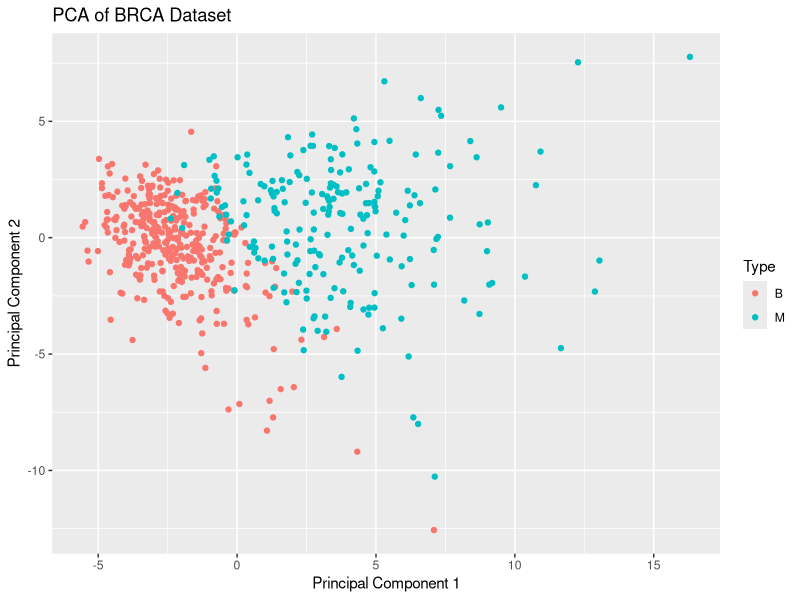
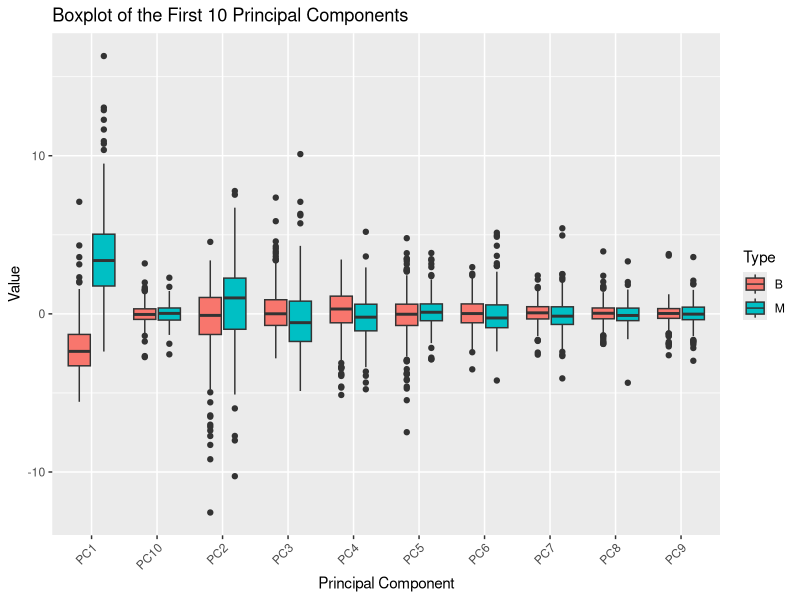

Write R code to recreate these figures, in order. (Note: this script raises an error after producing the figures.)
#All of the libraries we need
options(digits = 3)
library(matrixStats)
library(tidyverse)
library(caret)
library(dslabs)
data(brca)
library(gam)

#Section 1: Outlining all dimensions and properties
#number of samples
num_samples <- nrow(brca$x)
#number of predictors
num_predictors <- ncol(brca$x)
#proportion of malignant
prop_malignant <- mean(brca$y == "M")
#column number highest mean
highest_mean_col <- which.max(colMeans(brca$x))
#column number lowest standard deviation
lowest_sd_col <- which.min(colSds(brca$x))


#scaled the matrix using sweep
scaled_x <- sweep(brca$x, 2, colMeans(brca$x), "-")
scaled_x <- sweep(scaled_x, 2, colSds(brca$x), "/")

#standard deviation of the first column after scaling
sd_first_col <- sd(scaled_x[, 1])
#median value of the first column after scaling
median_first_col <- median(scaled_x[, 1])

#Section 2: do PCA
#scaled matrix
scaled_x <- sweep(brca$x, 2, colMeans(brca$x), "-")
scaled_x <- sweep(scaled_x, 2, colSds(brca$x), "/")

#do PCA on matrix
pca_result <- prcomp(scaled_x, center = TRUE, scale. = TRUE)

#proportion of variance explained by the first principal component
prop_variance_explained <- pca_result$sdev^2 / sum(pca_result$sdev^2)
prop_variance_explained_pc1 <- prop_variance_explained[1]

#number of principal components required to explain at least 90% of the variance
cumulative_variance_explained <- cumsum(prop_variance_explained)
num_pcs_90_var <- which(cumulative_variance_explained >= 0.90)[1]

#plot the first two principal components with color representing tumor type
pca_data <- data.frame(pca_result$x[, 1:2], Type = brca$y)
ggplot(pca_data, aes(x = PC1, y = PC2, color = Type)) +
  geom_point() +
  labs(title = "PCA of BRCA Dataset",
       x = "Principal Component 1",
       y = "Principal Component 2")

#create a boxplot of the first 10 PCs grouped by tumor type
pca_data_10pcs <- data.frame(pca_result$x[, 1:10], Type = brca$y)
pca_data_10pcs_melted <- pca_data_10pcs %>%
  pivot_longer(cols = -Type, names_to = "PC", values_to = "Value")

ggplot(pca_data_10pcs_melted, aes(x = PC, y = Value, fill = Type)) +
  geom_boxplot() +
  labs(title = "Boxplot of the First 10 Principal Components",
       x = "Principal Component",
       y = "Value") +
  theme(axis.text.x = element_text(angle = 45, hjust = 1))

#identify PCs with no overlap in IQRs
iqr_diff <- pca_data_10pcs %>%
  group_by(Type) %>%
  summarise(across(starts_with("PC"), ~ IQR(.))) %>%
  pivot_longer(cols = -Type, names_to = "PC", values_to = "IQR") %>%
  spread(Type, IQR) %>%
  mutate(no_overlap = (benign + malignant < abs(median(brca$x[, 1]))))

#which PCS dont overlap IQRs for benign and malignant
no_overlap_pcs <- iqr_diff %>% filter(no_overlap) %>% pull(PC)


#Section 3
#create data partition
set.seed(1)
test_index <- createDataPartition(brca$y, times = 1, p = 0.2, list = FALSE)
test_x <- x_scaled[test_index,]
test_y <- brca$y[test_index]
train_x <- x_scaled[-test_index,]
train_y <- brca$y[-test_index]

#get the proportion of benign sasmples in train and test sets
mean(train_y=="B")
mean(test_y=="B")

#log reg. model
set.seed(1)
log_reg_model <- train(train_x, train_y, method = "glm", family = binomial)
log_reg_predictions <- predict(log_reg_model, test_x)
log_reg_accuracy <- mean(log_reg_predictions == test_y)

#loess model
set.seed(5)
if (!requireNamespace("gam", quietly = TRUE)) {
  install.packages("gam")
}
library(gam)
loess_model <- train(train_x, train_y, method = "gamLoess")

#generate predictions on the test set
loess_predictions <- predict(loess_model, test_x)

#calculate and print the accuracy of the loess model
loess_accuracy <- mean(loess_predictions == test_y)

#Section 4
#train k-nearest neighbors model
set.seed(7)
knn_grid <- expand.grid(k = seq(3, 21, 2))
knn_model <- train(train_x, train_y, method = "knn", tuneGrid = knn_grid)

#generate predictions and calculate accuracy
knn_predictions <- predict(knn_model, test_x)
knn_accuracy <- mean(knn_predictions == test_y)
final_k <- knn_model$bestTune$k

#train random forest model
set.seed(9)
rf_grid <- expand.grid(mtry = c(3, 5, 7, 9))
rf_model <- train(train_x, train_y, method = "rf", tuneGrid = rf_grid, importance = TRUE)

#generate predictions and calculate accuracy
rf_predictions <- predict(rf_model, test_x)
rf_accuracy <- mean(rf_predictions == test_y)
best_mtry <- rf_model$bestTune$mtry
importance <- varImp(rf_model, scale = FALSE)
most_important_variable <- rownames(importance$importance)[which.max(importance$importance$Overall)]

#extract the top 10 most important variables
top_10_importance <- head(importance$importance[order(-importance$importance$Overall), ], 10)

#determine the feature set
feature_set <- function(variable) {
  if (grepl("mean", variable)) {
    return("mean values")
  } else if (grepl("se", variable)) {
    return("standard errors")
  } else if (grepl("worst", variable)) {
    return("worst values")
  } else {
    return("other")
  }
}

top_10_feature_set <- table(sapply(rownames(top_10_importance), feature_set))
most_important_feature_set <- names(top_10_feature_set)[which.max(top_10_feature_set)]

#generate predictions for all models
log_reg_predictions <- predict(log_reg_model, test_x)
loess_predictions <- predict(loess_model, test_x)
knn_predictions <- predict(knn_model, test_x)
rf_predictions <- predict(rf_model, test_x)

#combine predictions into a data frame
ensemble_predictions <- data.frame(log_reg_predictions, loess_predictions, knn_predictions, rf_predictions)

#create a majority vote prediction
majority_vote <- apply(ensemble_predictions, 1, function(row) {
  ifelse(mean(row == "M") > 0.5, "M", "B")
})

#calculate the accuracy of the ensemble
ensemble_accuracy <- mean(majority_vote == test_y)

#table of accuracies
accuracies <- data.frame(
  Model = c("Logistic Regression", "Loess", "kNN", "Random Forest", "Ensemble"),
  Accuracy = c(log_reg_accuracy, loess_accuracy, knn_accuracy, rf_accuracy, ensemble_accuracy)
)

#print the table
print(accuracies)

#model with the highest accuracy
best_model <- accuracies$Model[which.max(accuracies$Accuracy)]

#combine everything to get the ensemble accuracy and compare to others
set.seed(9)
rf_grid <- expand.grid(mtry = c(3, 5, 7, 9))
rf_model <- train(train_x, train_y, method = "rf", tuneGrid = rf_grid, importance = TRUE)
rf_predictions <- predict(rf_model, test_x)
rf_accuracy <- mean(rf_predictions == test_y)
importance <- varImp(rf_model, scale = FALSE)
most_important_variable <- rownames(importance$importance)[which.max(importance$importance$Overall)]

ensemble_predictions <- data.frame(
  log_reg_predictions,
  loess_predictions,
  knn_predictions,
  rf_predictions
)

majority_vote <- apply(ensemble_predictions, 1, function(row) {
  ifelse(mean(row == "M") > 0.5, "M", "B")
})

ensemble_accuracy <- mean(majority_vote == test_y)
